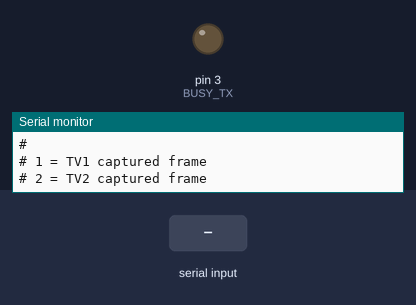
The sketch below on a simulated Arduino Uno, built with avr-gcc and run on an emulated ATmega328P. On the bench: output pins drawn as LEDs (lit = HIGH), the last lines printed to the serial monitor. The inputs (shaded band) are chosen by the test bench.

Above: at 1.2 s.
1.3 s: "1\n" received over Serial
At 2.4 s:
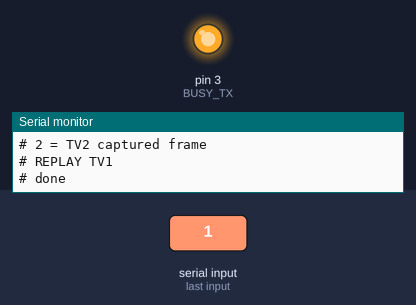
5.8 s: byte 50 ('2') received over Serial
Timing chart, 0 to 8.3 s (numbered marks = the images above; inputs shaded):
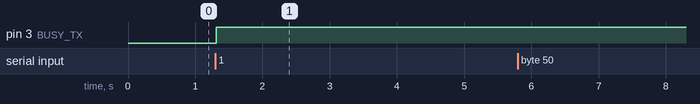

Measured:
- after the input at 1.3 s, pin 3 (BUSY_TX): LOW → HIGH at once

The sketch:

xs-tx9.5.ino
```cpp
/*
  Kenwood XS Literal Replay
  Exact captured TV2 / TV1 frames

  Commands:
    1 = replay captured TV1
    2 = replay captured TV2

  TX:
    D2 -> 2.2k -> DATA
    D3 -> 2.2k -> BUSY

  Electrical model:
    HIGH = OUTPUT HIGH
    LOW  = INPUT / high-Z
*/

const uint8_t DATA_TX = 2;
const uint8_t BUSY_TX = 3;


// Each row:
//   DATA, BUSY, duration_us

const uint32_t TV2_FRAME[][3] = {

  {0, 1, 1156},
  {1, 1, 9680},

  {0, 1, 9684},
  {1, 1, 4976},

  {0, 1, 4752},
  {1, 1, 4976},

  {0, 1, 4744},
  {1, 1, 4964},

  {0, 1, 4756},
  {1, 1, 4972},

  {0, 1, 9692},
  {1, 1, 4956},

  {0, 1, 9684},
  {1, 1, 4740},

  {0, 1, 9680},
  {1, 1, 4964},

  {0, 1, 4968},
  {1, 1, 4744},

  {0, 1, 704}
};


const uint32_t TV1_FRAME[][3] = {

  {0, 1, 1160},
  {1, 1, 9888},

  {0, 1, 9680},
  {1, 1, 4744},

  {0, 1, 4964},
  {1, 1, 4736},

  {0, 1, 4960},
  {1, 1, 4960},

  {0, 1, 4740},
  {1, 1, 4964},

  {0, 1, 4764},
  {1, 1, 4968},

  {0, 1, 9680},
  {1, 1, 4736},

  {0, 1, 4972},
  {1, 1, 4760},

  {0, 1, 9700},
  {1, 1, 4976}
};


const size_t TV2_COUNT =
  sizeof(TV2_FRAME) / sizeof(TV2_FRAME[0]);

const size_t TV1_COUNT =
  sizeof(TV1_FRAME) / sizeof(TV1_FRAME[0]);


// -----------------------------------------------------------------------------
// Line control
// -----------------------------------------------------------------------------

void setData(bool high)
{
  if (high) {
    digitalWrite(DATA_TX, HIGH);
    pinMode(DATA_TX, OUTPUT);
  } else {
    pinMode(DATA_TX, INPUT);
  }
}


void setBusy(bool high)
{
  if (high) {
    digitalWrite(BUSY_TX, HIGH);
    pinMode(BUSY_TX, OUTPUT);
  } else {
    pinMode(BUSY_TX, INPUT);
  }
}


void releaseBus()
{
  pinMode(DATA_TX, INPUT);
  pinMode(BUSY_TX, INPUT);
}


// -----------------------------------------------------------------------------
// Literal replay
// -----------------------------------------------------------------------------

void replayFrame(const uint32_t frame[][3], size_t count)
{
  releaseBus();

  delay(10);

  for (size_t i = 0; i < count; ++i) {

    setData(frame[i][0] != 0);
    setBusy(frame[i][1] != 0);

    delayMicroseconds(frame[i][2]);
  }

  // Final captured state = 0,0
  setBusy(false);
  setData(false);
}


// -----------------------------------------------------------------------------
// Setup
// -----------------------------------------------------------------------------

void setup()
{
  Serial.begin(115200);

  releaseBus();

  Serial.println();
  Serial.println("# Kenwood XS exact literal replay");
  Serial.println("#");
  Serial.println("# 1 = TV1 captured frame");
  Serial.println("# 2 = TV2 captured frame");
}


// -----------------------------------------------------------------------------
// Main
// -----------------------------------------------------------------------------

void loop()
{
  if (!Serial.available()) {
    return;
  }

  char c = Serial.read();

  if (c == '\r' || c == '\n') {
    return;
  }

  switch (c) {

    case '1':

      Serial.println("# REPLAY TV1");
      Serial.flush();

      replayFrame(TV1_FRAME, TV1_COUNT);

      Serial.println("# done");
      break;


    case '2':

      Serial.println("# REPLAY TV2");
      Serial.flush();

      replayFrame(TV2_FRAME, TV2_COUNT);

      Serial.println("# done");
      break;


    case 'j':
    case 'J':

      Serial.println();
      Serial.println(
        "========== NEXT BUTTON =========="
      );
      break;


    default:

      Serial.print("# Unknown command: ");
      Serial.println(c);
      break;
  }
}
```
